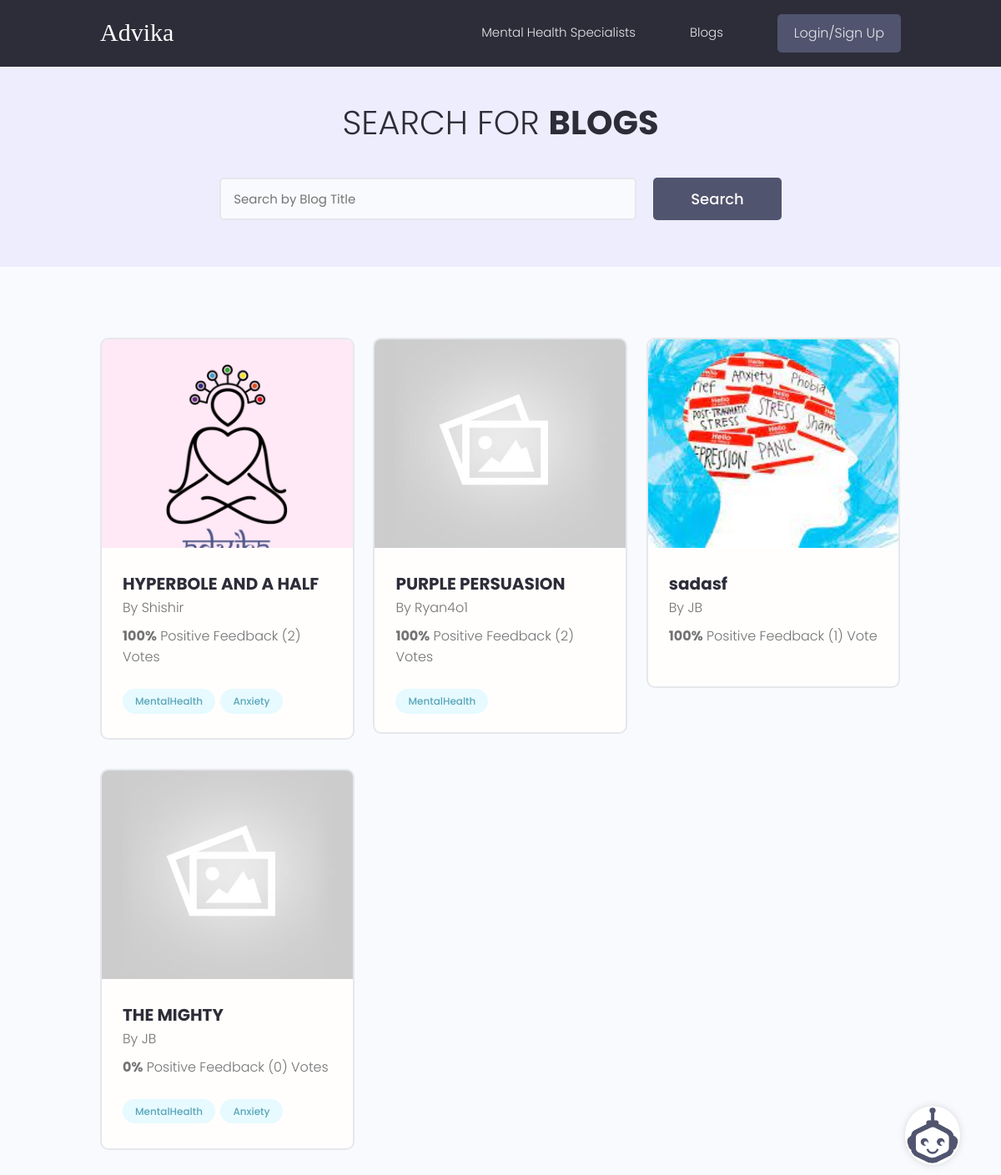
The app's page /blogs/ with its own data.
### blogs/models.py (models this page shows, shortened)
class Blog(models.Model):
    owner = models.ForeignKey(Profile,null=True,blank=True,on_delete=models.SET_NULL)
    title = models.CharField(max_length=200)
    description = models.TextField(null=True,blank=True)
    featured_image = models.ImageField(null=True,blank=True,default = "default.jpg")
    source_link = models.CharField(max_length=2000,null=True,blank=True)
    tags = models.ManyToManyField('Tag',blank=True)
    vote_total = models.IntegerField(default=0,null=True,blank=True)
    vote_ratio = models.IntegerField(default=0,null=True,blank=True)
    created = models.DateTimeField(auto_now_add=True)
    id = models.UUIDField(default=uuid.uuid4,unique=True,primary_key=True,editable=False)
    class Meta:
        ordering=['-vote_ratio','-vote_total','title']

class Tag(models.Model):
    name = models.CharField(max_length=200)
    created = models.DateTimeField(auto_now_add=True)
    id = models.UUIDField(default=uuid.uuid4,unique=True,primary_key=True,editable=False)
    def __str__(self):
        return self.name

### users/models.py (models this page shows, shortened)
class Profile(models.Model):
    choices = (
        ('Mental Health Specialist','Mental Health Specialist'),
        ('User','User')
    )
    user = models.OneToOneField(User,on_delete=models.CASCADE,null=True,blank=True)
    name = models.CharField(max_length=200,blank=True,null=True)
    email = models.EmailField(max_length=500,blank=True,null=True)
    username = models.CharField(max_length=200, blank=True, null=True)
    role = models.CharField(max_length=50,choices=choices,default='Select your role',null=True,blank=True)
    verified = models.BooleanField(default=False,null=True,blank=True)
    location = models.CharField(max_length=200, blank=True, null=True)
    short_intro = models.CharField(max_length=200,blank=True,null=True)
    bio = models.TextField(blank=True,null=True)
    profile_image = models.ImageField(null=True,blank=True,upload_to = "profiles/",default = 'profiles/user-default.png')
    social_twitter = models.CharField(max_length=200, blank=True, null=True)
    social_linkedin = models.CharField(max_length=200, blank=True, null=True)
    social_youtube = models.CharField(max_length=200, blank=True, null=True)
    social_website = models.CharField(max_length=200, blank=True, null=True)
    created = models.DateTimeField(auto_now_add=True)
    id = models.UUIDField(default=uuid.uuid4, unique=True,
                          primary_key=True, editable=False)

### blogs/views.py (the view)
# urls.py: path('blogs/',include("blogs.urls")),
def blogs(request):
    blogs, search_query = searchBlogs(request)
    custom_range, blogs = paginateBlogs(request, blogs, 6)
    context = {'blogs':blogs,'search_query':search_query,'custom_range': custom_range}
    return render(request,'blogs/blogs.html',context)

### blogs/utils.py (called while the page is built)
def paginateBlogs(request, blogs, results):
    page = request.GET.get('page')
    paginator = Paginator(blogs, results)
    try:
        blogs = paginator.page(page)
    except PageNotAnInteger:
        page = 1
        blogs = paginator.page(page)
    except EmptyPage:
        page = paginator.num_pages
        blogs = paginator.page(page)
    leftIndex = (int(page) - 4)
    if leftIndex < 1:
        leftIndex = 1
    rightIndex = (int(page) + 5)
    if rightIndex > paginator.num_pages:
        rightIndex = paginator.num_pages + 1
    custom_range = range(leftIndex, rightIndex)
    return custom_range, blogs

def searchBlogs(request):
    search_query = ''
    if request.GET.get('search_query'):
        search_query = request.GET.get('search_query')
    tags = Tag.objects.filter(name__icontains=search_query)
    blogs = Blog.objects.distinct().filter(
        Q(title__icontains=search_query) |
        Q(description__icontains=search_query) |
        Q(owner__name__icontains=search_query) |
        Q(tags__in=tags)
    )
    return blogs, search_query

### blogs/templates/blogs/blogs.html (shortened to what this page needs)
{% extends 'main.html' %}
{% block content %}
<main class="projects">
    <section class="hero-section text-center">
        <div class="container container--narrow">
            <div class="hero-section__box">
                <h2>Search for <span>Blogs</span></h2>
            </div>
            <div class="hero-section__search">
                <form id='searchForm' class="form" action="{% url 'blogs' %}" method="get">
                    <div class="form__field">
                        <input class="input input--text" id="formInput#search" type="text" name="search_query"
                            placeholder="Search by Blog Title" value="{{search_query}}" />
                    </div>
                    <input class="btn btn--sub btn--lg" type="submit" value="Search" />
                </form>
            </div>
        </div>
    </section>
    <section class="projectsList">
        <div class="container">
            <div class="grid grid--three">
                {% for blog in blogs %}
                <div class="column">
                    <div class="card project">
                        <a href="{% url 'blog' blog.id %}" class="project">
                            <img class="project__thumbnail" src="{{blog.featured_image.url}}" alt="blog thumbnail" />
                            <div class="card__body">
                                <h3 class="project__title">{{blog.title}}</h3>
                                <p>By
                                        {{blog.owner.name}}
                                </p>
                                <p class="project--rating">
                                    <span style="font-weight: bold;">{{blog.vote_ratio}}%</span> Positive
                                    Feedback ({{blog.vote_total}}) Vote{{blog.vote_total|pluralize:"s"}}
                                </p>
                                <div class="project__tags">
                                    {% for tag in blog.tags.all %}
                                    <span class="tag tag--pill tag--main">
                                        <small>{{tag}}</small>
                                    </span>
                                    {% endfor %}
                                </div>
                            </div>
                        </a>
                    </div>
                </div>
                {% endfor %}
            </div>
        </div>
    </section>
  </main>
{% endblock  %}

### static/styles/app.css (style rules this page uses)
:root { --color-sub: #2d2d39; }
.btn--sub { background-color: var(--color-sub-light); }
.card { border: 2px solid var(--color-light); }
img { width: 100%; }
.hero-section { height: 40vh; display: flex; align-items: center; background-color: var(--color-sub); }
.hero-section__box { margin-bottom: 4rem; }
.hero-section__box > h2, .hero-section__box > h2 > span { font-size: 4rem; color: var(--color-light); line-height: 1.3; text-transform: uppercase; }
.hero-section__box > h2 { font-weight: 300; }
.hero-section__box > h2 > span { font-weight: 700; }
.hero-section__search > .form { display: flex; align-items: center; justify-content: center; gap: 2rem; }
.hero-section__search > .form input.input--text { width: 50rem; }
.project--rating { margin-bottom: 1.6em; margin-top: .5em; }
.projects > .hero-section { background: var(--color-sub-lighter); height: 30vh; }
.projects .hero-section__box { margin-bottom: 2.5rem; }
.projects .hero-section__box > h2 { color: var(--color-sub); }
.projects .hero-section__box > h2 > span { font-weight: 700; color: var(--color-sub); }
.projectsList { margin-top: 8rem; }
.project__thumbnail { height: 25rem; object-fit: cover; object-position: top center; }
.project__title { font-size: 2rem; font-weight: 700; color: var(--color-sub); }

### static/uikit/styles/modules/_variables.css (style rules this page uses)
:root { --color-main: #5aa5b9; --color-main-light: #e6faff; --color-sub: #3f4156; --color-sub-light: #51546e; --color-sub-lighter: #ededfd; --color-text: #737373; --color-gray: #8b8b8b; --color-light: #e5e7eb; --color-light-gray: #767676; --color-bg: #f8fafd; --color-white: #fffefd; --color-white-light: #f3f3f3; --color-success: #359e64; --color-success-bg: #def8e8; --color-error: #fc4b0b; --color-error-bg: #fff2ee; --font-base: 'Poppins', arial, helvetica, 'Segoe UI', roboto, ubuntu, sans-serif; --font-monospace: 'Fira Code', 'Courier New', courier, monospace; --font-regular: 300; --font-medium: 500; --font-bold: 700; --generic-shadow: 1px 1px 5px #00000010; --generic-transition: all 0.3s ease-in-out; }

### static/uikit/styles/modules/_base.css (style rules this page uses)
* { margin: 0; padding: 0; box-sizing: border-box; text-rendering: optimizeLegibility; color: inherit; font-size: inherit; }
html { font-size: 50%; }
@media only screen and (min-width: 480px) { html { font-size: 56.25%; } }
@media only screen and (min-width: 1200px) { html { font-size: 62.5%; } }
body { line-height: 1.6; font-weight: 400; font-size: 1.5rem; color: var(--color-text); background-color: var(--color-bg); min-height: 100vh; }

### static/uikit/styles/modules/_typography.css (style rules this page uses)
* { font-family: var(--font-base); }
h2 { font-size: 3.6rem; font-weight: var(--font-bold); }
h3 { font-size: 3.2rem; font-weight: var(--font-medium); }
p, span, strong { font-size: 1.6rem; color: var(--color-text); font-weight: var(--font-regular); }
a { padding-bottom: 2px; text-decoration: none; display: inline-block; color: var(--color-main); font-weight: var(--font-medium); }

### static/uikit/styles/modules/_utilities.css (style rules this page uses)
.container { width: 92%; max-width: 165rem; margin: 0 auto; box-sizing: border-box; }
.container--narrow { width: 92%; max-width: 120rem; }
@media screen and (min-width: 1000px) { .container { width: 90%; } }
@media screen and (min-width: 1000px) { .container--narrow { width: 85%; } }
@media screen and (min-width: 1200px) { .container { width: 80%; } }
@media screen and (min-width: 1200px) { .container--narrow { width: 72%; } }
.text-center { text-align: center; }

### static/uikit/styles/modules/_button.css (style rules this page uses)
.btn { display: inline-block; position: relative; cursor: pointer; background-color: var(--color-light); font-weight: var(--font-medium); color: var(--color-sub); text-decoration: none; padding: 1rem 2rem; border-radius: 0.5rem; border: none; width: -webkit-fit-content; width: -moz-fit-content; width: fit-content; height: -webkit-fit-content; height: -moz-fit-content; height: fit-content; font-size: 1.6rem; outline-width: 0; outline-color: transparent; -webkit-backface-visibility: hidden; backface-visibility: hidden; transition: all 0.3s ease-in-out; }
.btn--sub { background-color: var(--color-sub); color: var(--color-white); }
.btn--lg { font-size: 1.8rem; padding: 1.2rem 4.5rem; }

### static/uikit/styles/modules/_card.css (style rules this page uses)
.card { border-radius: 1rem; background-color: var(--color-white); border: 1.5px solid var(--color-light); width: auto; height: auto; margin-top: 0.5rem; margin-bottom: 0.5rem; overflow: hidden; }
.card__body, .card__header { padding: 2rem 2.5rem; }

### records on screen
Blog: featured_image (picture), title "HYPERBOLE AND A HALF", owner.name "Shishir", vote_ratio "100", vote_total "2"
Tag: name "MentalHealth"
Tag: name "Anxiety"
Blog: featured_image (placeholder picture), title "PURPLE PERSUASION", owner.name "Ryan4o1", vote_ratio "100", vote_total "2"
Blog: featured_image (picture), title "sadasf", owner.name "JB", vote_ratio "100", vote_total "1"
Blog: featured_image (placeholder picture), title "THE MIGHTY", owner.name "JB", vote_ratio "0", vote_total "0"
